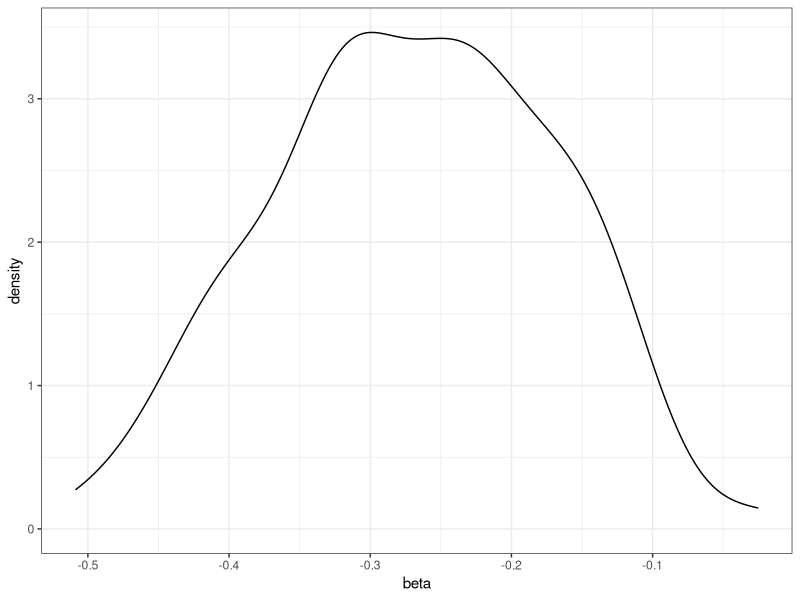
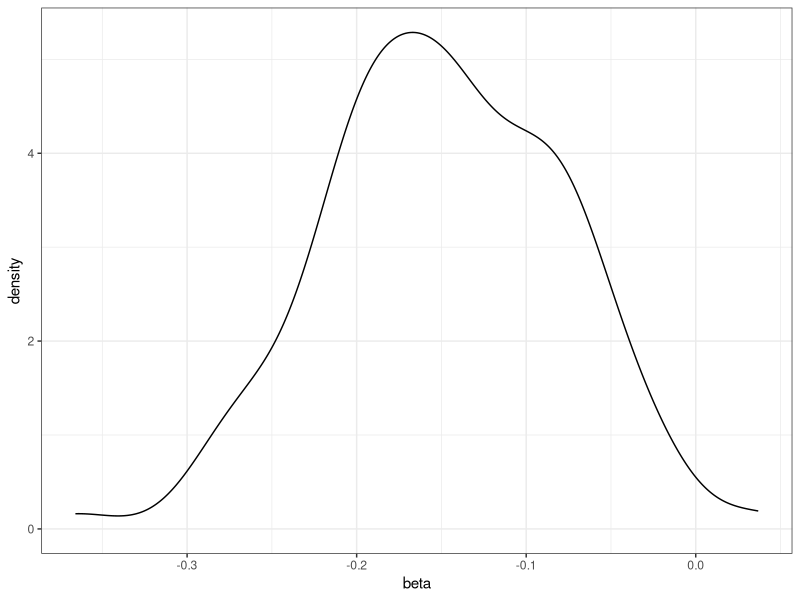
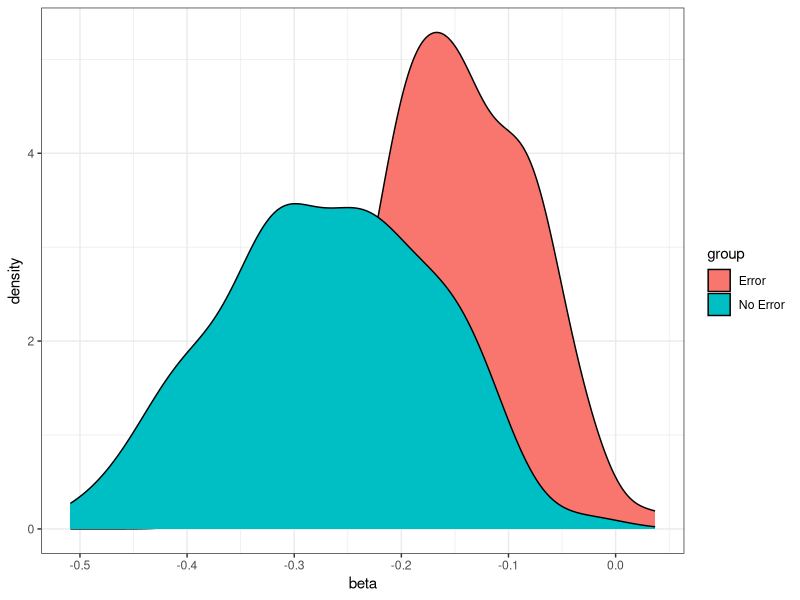
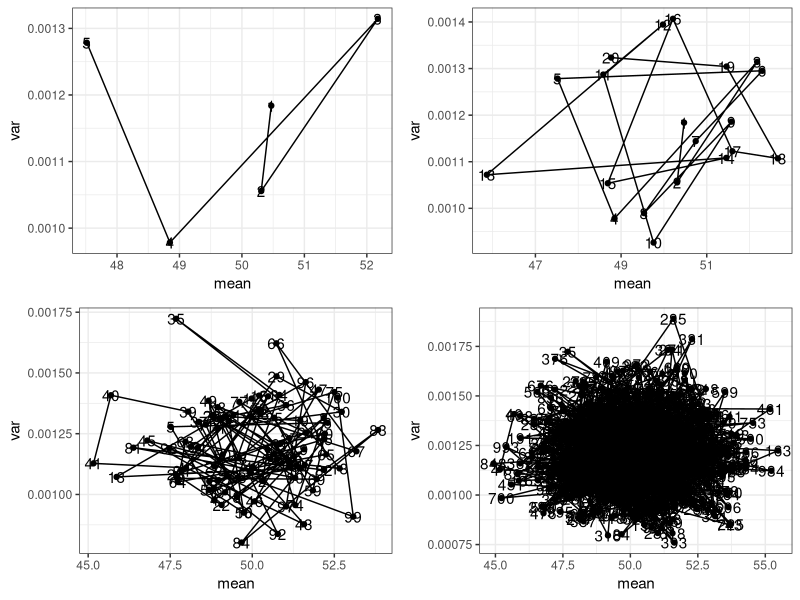
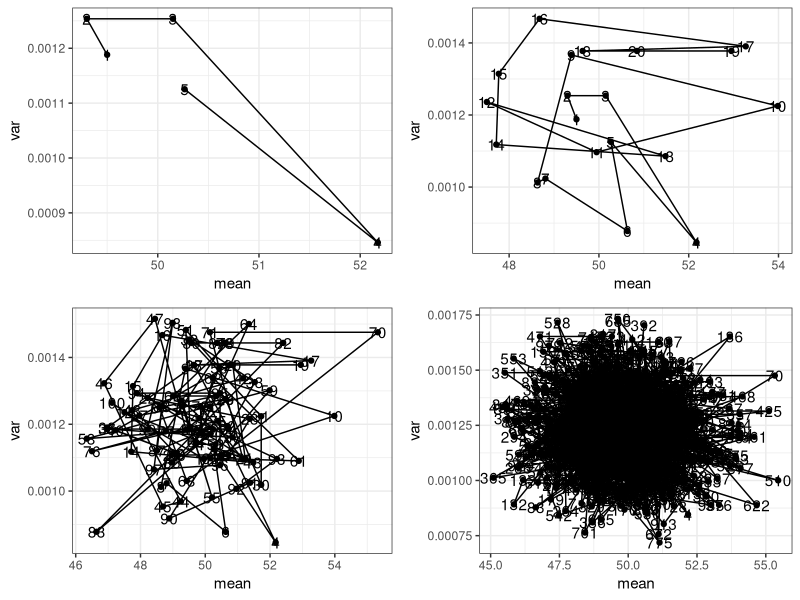

These charts were generated, in order, by the following R code:
###############################################################################
#Markov-Chain Monte Carlo Simulations (MCMC)
#Edited by Kyle Chan
###############################################################################

#MCMC is an algorithm that helps us sample the posterior probability when there's more than
#one unknown parameter to recover.

#Markov-chain : a Markov-chain is a chain of events that are only dependent on
#the latest preceding event. i.e. value at t is dependent on t-1, but not t-2/ t+1, so on and so forth.

#Monte Carlo: The idea to acquire a sample using RNGs given some model parameters, e.g. prior distribution, prior values, etc.
#the r-series distribution functions can be said to MC functions.

#MCMC: Construct a chain of "guess parameters", and update the parameter guesses using guesses from the previous parameter.


## [?] Example 1. A Simple MC exercise : find the distribution of Beta ########
#Suppose you want to find out how measurement error affects the estimates of
# beta ols. You can demonstrate this using a simple MC technique.

# Part A. Fit a simple OLS model with 100 observations, acquire an MC sample of 100 betas and plot the beta for X.
#Assume the following:
# X ~ N(0,1)
# Y~ N(0,1)
library(MASS)
library(ggplot2)
set.seed(999)
x <- rnorm(100,0,1)
y <- rnorm(100,0,1)
mod <- lm(y~x)

b <- coef(mod) #X Beta
varcov <- vcov(mod) #Variance-Covariance Matrix
beta_ols <- mvrnorm(100, b, varcov) #Generate a distribution of Beta.

plotdat<- as.data.frame(cbind(x, beta_ols[,"x"]))
colnames(plotdat) <- c("data", "beta")
ggplot(plotdat, aes(x=beta))+
  geom_density()+
  theme_bw()
# Part B. Suppose we do not observe true X, but observed X hat instead, which has some measurement error.
# Suppose X hat = X + epislon, where epsilon ~ N(0,1).
# Call this beta using X hat beta hat. Acquire an MC sample of 100 beta hats and plot its distribution.

xh <- x + rnorm(100,0,1)
mod_error <- update(mod, .~. - x + xh)
bh <- coef(mod_error)
varcovh <- vcov(mod_error)
beta_hat_ols <- mvrnorm(100, bh, varcovh)

plotdat<- as.data.frame(cbind(xh, beta_hat_ols[,"xh"]))
colnames(plotdat) <- c("data", "beta")
ggplot(plotdat, aes(x=beta))+
  geom_density()+
  theme_bw()

# Part C. Now compare the beta estimates in a single plot. What happens when X is over-estimated?
plotdat_noerror <- as.data.frame(cbind(x, beta_ols[,"x"]))
colnames(plotdat_noerror) <- c("data", "beta")
plotdat_error <- as.data.frame(cbind(xh, beta_hat_ols[,"xh"]))
colnames(plotdat_error) <- c("data", "beta")
plotdat <- rbind(plotdat_noerror, plotdat_error)
plotdat$group <- c(rep("No Error",100), rep("Error", 100))

ggplot(plotdat, aes(x=beta, fill=group))+
  geom_density()+
  theme_bw()

#When X is measured with error, its associated beta coefficient is downward biased towards 0. 
#You can use the same MC technique to acquire a sample of beta hat given X hat = X - epislon and show the same conclusion.

## [?] Example 2. The Gibbs Sampler.
# The Gibbs sampler iterate through values in the parameters to acquire an accurate posterior distribution.
# Below is an exercise that constructs the Gibbs sampling algorithm by hand to demonstrate roughly how the Gibbs sampler works.

### Part A. Suppose you are a researcher studying the public mood towards the Chief Executive. 0 degrees = the person feels very alienated, cold from the CE;
# 100 degrees = the person feels very attached, warm around the CE.
# Assuming that the mood data is distributed normal. You collected the 100 observations and wanted to model this distribution.
# You expect the people to feel around 50 degrees, which is the half point of the scale 0-100. You expect that after the massive protests,
# People are polarized so the variance could be quite high, sitting around 20 degrees.
# Now find the posterior mean and average variance of the distribution of mood, using the Gibbs Sampler to solve for mean mu and variance sigma.
# Note: you'll need two additional prior parameters here. Hoff calls it sigma not squared and nu not squared.
# These are parameters used to generate a prior "guess" of the sigma term. You can use s20 = .01 and nu0 = 1 here. (More on this when we talk about the Normal/ Multivariate Normal!)

###data
vals <- seq(from=0, to=100, by=1)
mood <- sample(vals, 100, replace=FALSE)
mean.y <- mean(mood)
var.y <- var(mood)
n <- length(mood)

###priors (see p.89 of Hoff for what these are)
mu0 <- 50 #mu not, the mu value for the mean of the prior normal distribution.
t20 <- sqrt(20) # tau not square, the sigma value for theta, given some uncertainty & data.
s20 <- .01 #sigma not square, sigma value for the prior normal.
nu0 <- 1 #nu0 , the term associated with the calculation of the alpha and beta terms for the variance of the prior normal distribution.

###starting values
S <- 1000 #Number of itereations
PHI <- matrix(NA,nrow=S, ncol=2, byrow=TRUE) # a 1000*2 matrix, where each row is an iteration of guesses, each column is a parameter - here = mu & sigma.
PHI[1,] <- phi <-  c(mean.y, 1/var.y) #data

### Gibbs Sampling
for(s in 2:S){
  #generate new theta value from its full conditional
  mun <- (mu0/t20 + n*mean.y*phi[2]) / (1/t20 + n*phi[2])
  t2n <- 1/(1/t20+ n*phi[2])
  phi[1] <- rnorm(1, mun, sqrt(t2n))
  
  #generate new 1/sigma^2 value from its full conditional
  nun <- nu0+n
  s2n <- (nu0*s20+(n-1)*var.y + n*(mean.y- phi[1])^2) / nun
  phi[2] <- rgamma(1,nun/2, nun*s2n/2)

PHI[s,] <- phi
}

PHI[1000,] #first quantity = posterior mean, second quantity = posterior average variance.

#Part B. Plot a "history" of the Gibbs sampler. Plot the first 5 observations, 20 observations, 100 observations, 1000 observations.
library(ggplot2)
PHI <- as.data.frame(PHI)
PHI$i <- seq(from=1, to =1000, by=1)
colnames(PHI) <- c("mean", "var","iter")


plot5<- ggplot(PHI[1:5,], aes(x=mean, y=var))+
  geom_point()+
  geom_text(aes(label = iter))+
  geom_path()+
  theme_bw()

plot20 <- ggplot(PHI[1:20,], aes(x=mean, y=var))+
  geom_point()+
  geom_text(aes(label = iter))+
  geom_path()+
  theme_bw()

plot100 <- ggplot(PHI[1:100,], aes(x=mean, y=var))+
  geom_point()+
  geom_text(aes(label = iter))+
  geom_path()+
  theme_bw()

plot1000 <- ggplot(PHI[1:1000,], aes(x=mean, y=var))+
  geom_point()+
  geom_text(aes(label = iter))+
  geom_path()+
  theme_bw()

library(gridExtra)
grid.arrange(plot5,plot20,plot100,plot1000)
# the spike at the top is the prior, which is very poor when fitted to the data. The Gibbs Sampler quickly got to the true parameters by the 20th iteration.


### [?] (Optional) Example 3: The Metropolis-Hastings Algorithm
#Consider example 2 again. What happens when we use the Metropolis-Hasting Algorithm instead??

## Part A. Replace the Gibbs Sampler with the Metropolis-Hastings. How different are the results?

###data
vals <- seq(from=0, to=100, by=1)
mood <- sample(vals, 100, replace=FALSE)
mean.y <- mean(mood)
var.y <- var(mood)
n <- length(mood)

###priors (see p.89 of Hoff for what these are)
mu0 <- 50 #mu not, the mu value for the mean of the prior normal distribution.
t20 <- sqrt(20) # tau not square, the sigma value for the mean of the prior normal distribution.
s20 <- .01 #sigma not square, the sigma value associated with the calculation of the beta term for the variance of the prior normal distribution.
nu0 <- 1 #nu0 , the term associated with the calculation of the alpha and beta terms for the variance of the prior normal distribution.

###starting values
S <- 1000 #Number of itereations
PHI <- matrix(NA,nrow=S, ncol=2, byrow=TRUE) # a 1000*2 matrix, where each row is an iteration of guesses, each column is a parameter - here = mu & sigma.
PHI[1,] <- phi <-  c(mean.y, 1/var.y) #data

### Metropolis-Hastings
for(s in 2:S){

  #generate new theta value from its full conditional
  currentphi_1 <- PHI[s-1,1] #get the previous value.
  
  mun <- (mu0/t20 + n*mean.y*phi[2]) / (1/t20 + n*phi[2])
  t2n <- 1/(1/t20+ n*phi[2])
  proposedphi_1 <- phi[1] <- rnorm(1, mun, sqrt(t2n)) #proposed phi.
  
  r_phi <- proposedphi_1/ currentphi_1 #this is called r in Hoff.
  
  phi[1] <- ifelse(runif(1)<r_phi, proposedphi_1, currentphi_1) #set the next quantity to either the proposed new value, or the old value, with probability min(1,r) and max(0, 1-r).
  
  #generate new 1/sigma^2 value from its full conditional
  
  currentphi_2 <- PHI[s-1,2]
  
  nun <- nu0+n
  s2n <- (nu0*s20+(n-1)*var.y + n*(mean.y- phi[1])^2) / nun
  proposedphi_2 <- phi[2] <- rgamma(1,nun/2, nun*s2n/2)
  
  r_phi <- proposedphi_2/ currentphi_2
  
  phi[2] <- ifelse(runif(1)<r_phi, proposedphi_2, currentphi_2)
  
  PHI[s,] <- phi
}

PHI[1000,] #roughly the same results as using Gibbs Sampler.

#Part B. plot the "history" of the Metropolis. What's the results after 5 iterations, 20 iterations, 100 iterations and 1000 iterations?
PHI <- as.data.frame(PHI)
PHI$i <- seq(from=1, to =1000, by=1)
colnames(PHI) <- c("mean", "var","iter")
PHI <- as.data.frame(PHI)

plot5<- ggplot(PHI[1:5,], aes(x=mean, y=var))+
  geom_point()+
  geom_text(aes(label = iter))+
  geom_path()+
  theme_bw()

plot20 <- ggplot(PHI[1:20,], aes(x=mean, y=var))+
  geom_point()+
  geom_text(aes(label = iter))+
  geom_path()+
  theme_bw()

plot100 <- ggplot(PHI[1:100,], aes(x=mean, y=var))+
  geom_point()+
  geom_text(aes(label = iter))+
  geom_path()+
  theme_bw()

plot1000 <- ggplot(PHI[1:1000,], aes(x=mean, y=var))+
  geom_point()+
  geom_text(aes(label = iter))+
  geom_path()+
  theme_bw()

grid.arrange(plot5,plot20,plot100,plot1000)

#there's more randomness when approxiamating the mean and the variance. This is due to
# the fact that we accept/ reject proposals with a probability using the ratio r.